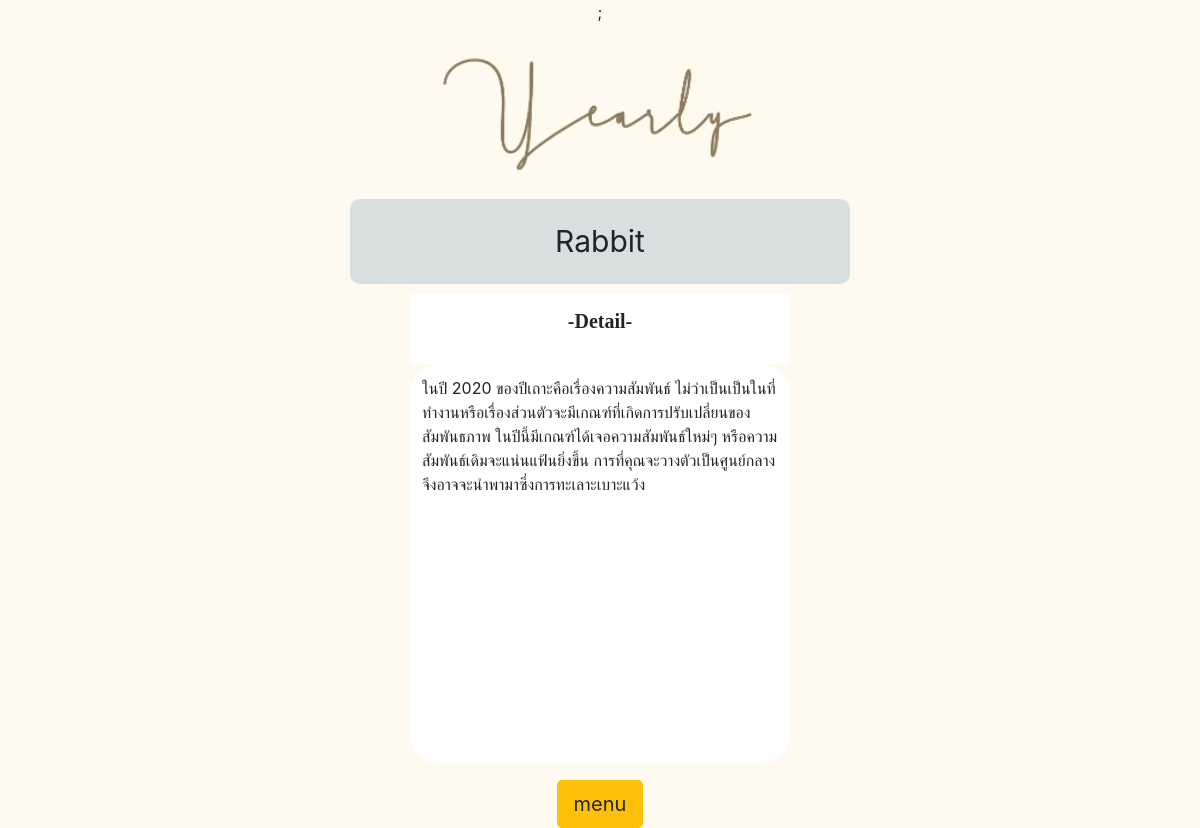
Screenshot of /yearly.php (signed in) with the database file from the repository.
### tables this page shows
CREATE TABLE `users` (
  `loginID` varchar(11) NOT NULL,
  `password` varchar(20) NOT NULL,
  `email` varchar(30) NOT NULL,
  `username` varchar(10) NOT NULL,
  `dayBirth` int(2) DEFAULT NULL,
  `dayInWeek` varchar(10) DEFAULT NULL,
  `month` varchar(10) DEFAULT NULL,
  `year` int(4) DEFAULT NULL,
  `zodiac` varchar(15) DEFAULT NULL,
  `yearZodiac` varchar(10) DEFAULT NULL
);

CREATE TABLE `year` (
  `yName` varchar(10) NOT NULL,
  `yYear` int(4) NOT NULL,
  `yearDescription` varchar(500) NOT NULL
);

### yearly.php (the view, shortened to what this page needs)
<?php
  require('connect.php');
  $query = "SELECT yearZodiac FROM users WHERE loginID ='{$_SESSION['loginID']}'";
  $result1 =mysqli_query($conn,$query);
  $row1 = mysqli_fetch_assoc($result1);
  $yearZodiac = $row1 ['yearZodiac'];
  $nowyear = date('Y');
    $insert = "INSERT INTO yearpredict (ypName,ypYear,yploginID,date) VALUE('$yearZodiac','$nowyear', '{$_SESSION['loginID']}' ,now())";
    mysqli_query($conn, $insert);
?>
<!DOCTYPE html>
<html>
<head>
        <link rel="stylesheet" href="https://stackpath.bootstrapcdn.com/bootstrap/4.4.1/css/bootstrap.min.css">
</head>
<body>
<div align ="center">;
<br><br>
<img src="image/Yearly_head.jpg" width=30% height="30%">
<?php
    echo "<div class="."head".">".$yearZodiac."</div>";
  $query = "SELECT * FROM year WHERE yName ='$yearZodiac' AND yYear ='$nowyear'";
  $result2 = mysqli_query($conn,$query); ?>
<div class="row">
<div class="col-sm-4"></div>
<div class="col-sm-4">
<table class="table table-borderless">
    <?php
    echo "<tr>";
    echo  "<th><p style=text-align:center><b>-Detail-</b></p>";
    echo "</tr>";
    if($result2){
        while($row = $result2->fetch_assoc()){
          echo "<tr>";
          echo "<td>".$row['yearDescription']."</td>";
          echo "</tr>";
        }
      }
                        ?>
</table>
</div>
</div>
<center><a onClick ="window.location='index.php'"><button type="button" class="btn btn-lg btn-warning">menu</button></center>
  </div>
</body>
</html>

### yearly.php (style rules this page uses)
body { background-color: #fffaf0; margin: 0; }
p { font-size:20px; font-family: 'THAMMASAT'; }
div.head { background-color: #d7dfdf; width: 500px; padding: 20px; margin: 10px; border-radius: 10px; font-size:30px; }
td { background-color: #ffffff; width: 800px; height: 400px; border-spacing: 10px; padding: 10px; border-radius: 30px; border: 50px solid #fffaf0; }
th { background-color: #ffffff; padding: 5px; border: 50px solid #fffaf0; }

### rows the page displays
users: yearZodiac "Rabbit"
year: yearDescription "ในปี 2020 ของปีเถาะคือเรื่องความสัมพันธ์ ไม่ว่าเป็นเป็นในที่ทำงานหรือเรื่องส่วนตัวจะมีเกณฑ์ที่เกิดการปรับเปลี่ยนของสัมพันธภาพ ในปีนี้มีเกณฑ์ได้เจอความสัมพันธ์ใหม่ๆ หรือความสัมพันธ์เดิมจะแน่นแฟ้นยิ่งขึ้น การที่คุณจะวางตัวเป็นศูนย์กลางจึงอาจจะนำพามาซึ่งการทะเลาะเบาะแว้ง"
